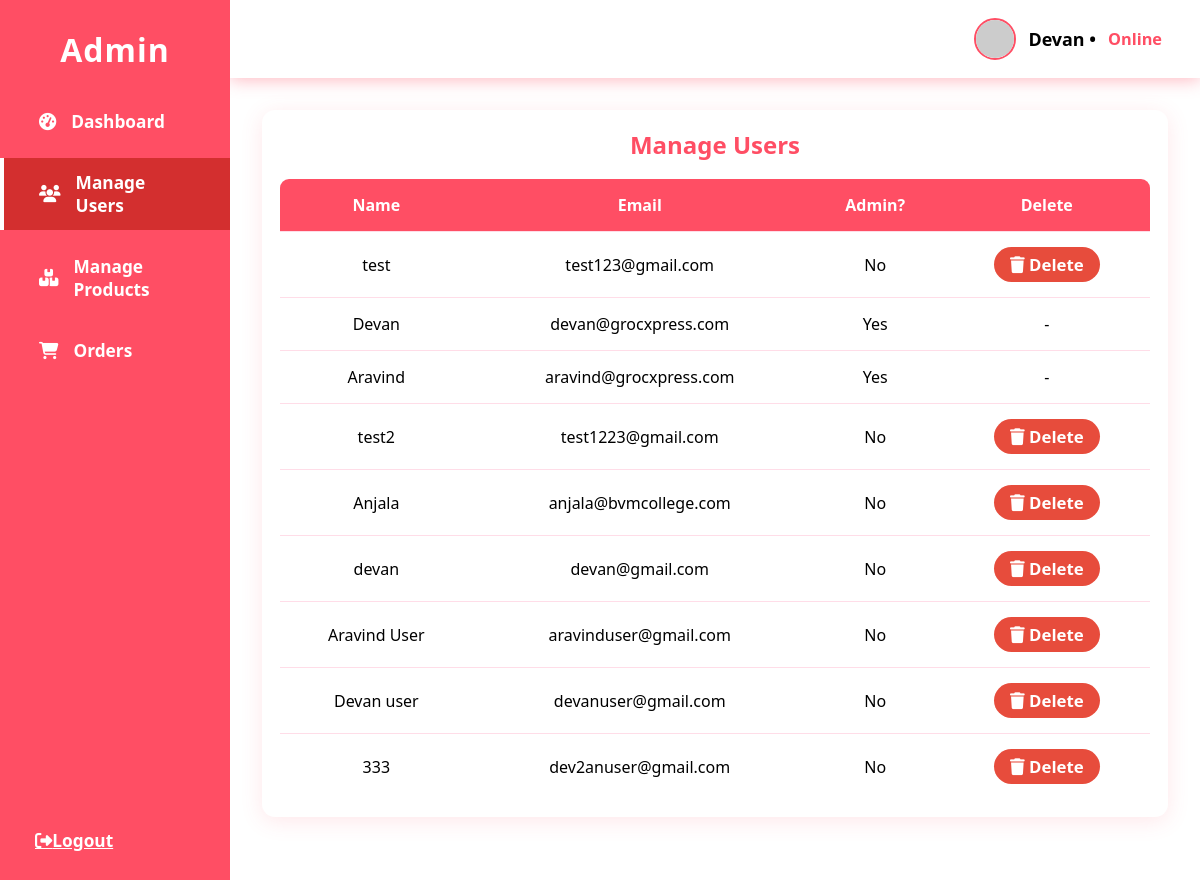
Page /admin/manage_users.php (signed in) on the committed database.
### tables this page shows
CREATE TABLE `users` (
  `user_id` int(11) NOT NULL,
  `name` varchar(100) DEFAULT NULL,
  `email` varchar(100) DEFAULT NULL,
  `phone` varchar(15) DEFAULT NULL,
  `password` varchar(255) DEFAULT NULL,
  `is_admin` tinyint(4) DEFAULT 0,
  `role` varchar(20) NOT NULL DEFAULT 'user',
  `profile_image` varchar(255) DEFAULT NULL,
  `gender` varchar(10) DEFAULT NULL,
  `dob` date DEFAULT NULL,
  `address` varchar(255) DEFAULT NULL,
  `city` varchar(55) DEFAULT NULL,
  `state` varchar(55) DEFAULT NULL,
  `pin` varchar(10) DEFAULT NULL
);

### admin/manage_users.php (the view, shortened to what this page needs)
<?php
include "../includes/db_connect.php";
$users = mysqli_query($conn, "SELECT * FROM users");
$admin_name = $_SESSION['admin_name'] ?? "Admin";
?>
<!DOCTYPE html>
<html lang="en">
<head>
    <link rel="stylesheet" href="https://cdnjs.cloudflare.com/ajax/libs/font-awesome/6.4.0/css/all.min.css">
    <link rel="stylesheet" href="/GrocXpress/assets/style.css">
</head>
<body>
<div class="admin-container">
    <aside class="sidebar">
        <h2>Admin</h2>
        <nav class="side-nav">
            <a href="admin_dashboard.php"><i class="fas fa-tachometer-alt"></i> Dashboard</a>
            <a class="active" href="manage_users.php"><i class="fas fa-users"></i> Manage Users</a>
            <a href="manage_products.php"><i class="fas fa-boxes"></i> Manage Products</a>
            <a href="orderlist.php"><i class="fas fa-shopping-cart"></i> Orders</a>
        </nav>
        <div class="side-bottom">
            <a href="../logout.php"><i class="fas fa-sign-out-alt"></i> Logout</a>
        </div>
    </aside>
    <main class="main">
        <div class="topbar">
            <div class="admin-profile">
                <img src="https://ui-avatars.com/api/?name=<?php echo urlencode($admin_name); ?>" alt="Profile" />
                <?php echo htmlspecialchars($admin_name); ?> &bull; <span style="color:#ff4e64;font-size:.91em;">Online</span>
            </div>
        </div>
        <div class="main-content">
            <div class="user-table-cont">
                <h2>Manage Users</h2>
                <table>
                    <tr>
                        <th>Name</th>
                        <th>Email</th>
                        <th>Admin?</th>
                        <th>Delete</th>
                    </tr>
                    <?php while($u = mysqli_fetch_assoc($users)): ?>
                    <tr>
                        <td><?= htmlspecialchars($u['name']) ?></td>
                        <td><?= htmlspecialchars($u['email']) ?></td>
                        <td><?= $u['is_admin'] ? "Yes" : "No"; ?></td>
                        <td>
                            <?php
                            if ($u['is_admin']) {
                                echo "-";
                            } else {
                                echo '<a href="manage_users.php?delete='.$u['user_id'].'" class="del-btn" onclick="return confirm(\'Delete this user?\')"><i class="fas fa-trash"></i> Delete</a>';
                            }
                            ?>
                        </td>
                    </tr>
                    <?php endwhile; ?>
                </table>
            </div>
        </div>
    </main>
</div>
</body>
</html>

### assets/style.css (style rules this page uses)
body { margin: 0; padding: 0; font-family: Arial, Helvetica, sans-serif; background: var(--bg); }
:root { --bg: #ffffff; --panel: #ffffff; --text: #333333; --muted: #6c757d; --accent: #007bff; --accent-2: #0056b3; --card-shadow: 0 4px 28px 0 rgba(0,123,255,0.1); --btn-bg: linear-gradient(135deg, #007bff, #0056b3); }

### admin/manage_users.php (style rules this page uses)
:root { --side-bg: #ff4e64; --side-hover: #d32f2f; --main-bg: #fff; --box-bg: #fff; --accent: #ff4e64; --accent-dark: #d32f2f; --text: #181518; --danger: #e74c3c; }
body { margin: 0; font-family: 'Segoe UI', Arial, sans-serif; background: var(--main-bg); }
.admin-container { display: flex; }
.sidebar { width: 230px; background: var(--side-bg); min-height: 100vh; color: #fff; position: sticky; top: 0; display: flex; flex-direction: column; align-items: stretch; }
.sidebar h2 { font-size: 2rem; text-align: center; margin: 28px 0 26px 0; font-weight: 700; letter-spacing:.03em; }
.side-nav { flex: 1; display: flex; flex-direction: column; gap: 12px; }
.side-nav a { color: #fff; text-decoration: none; padding: 13px 35px; font-size: 1.08rem; font-weight: 600; display: flex; align-items: center; gap: 15px; border-left: 4px solid transparent; transition: background .14s, border .18s, color .18s; }
.side-nav a:hover, .side-nav a.active { background: var(--side-hover); border-left: 4px solid #fff; color: #fff; }
.side-bottom { margin-top: auto; padding-bottom: 20px; }
.logout-btn, .side-bottom a { display: flex; align-items: center; color: #fff; padding: 13px 35px; font-size: 1.08rem; font-weight: 600; border-left: 4px solid transparent; background: none; border: none; width: 100%; text-align: left; cursor: pointer; transition: background .14s, border .18s, color .18s; }
.main { flex: 1; background: var(--main-bg); min-height: 100vh; padding-bottom: 36px; }
.topbar { background: #fff; box-shadow: 0 2px 16px #ff4e6465; display: flex; justify-content: flex-end; align-items: center; padding: 18px 38px; font-weight: 600; font-size: 1.12rem; }
.admin-profile { display: flex; align-items: center; gap: 12px; }
.admin-profile img { width: 38px; height: 38px; border-radius: 50%; object-fit: cover; border:2px solid var(--accent); }
.main-content { padding: 32px; }
.user-table-cont { background: #fff; border-radius: 13px; padding: 18px; box-shadow: 0 4px 22px #ff4e6422; margin:0 auto; max-width:900px; }
.main-content h2 { margin:0 0 18px 0; color: var(--accent); text-align: center; }
table { width: 100%; border-collapse: collapse; background: #fff; border-radius: 9px; overflow: hidden; margin-top: 10px; }
th, td { padding: 15px; text-align: center; border-bottom: 1px solid #ffdde8; }
th { background: var(--accent); color: #fff; font-weight:600; font-size: 1rem; }
tr:last-child td { border-bottom: none; }
.del-btn { color: #fff; background: var(--danger); border: none; border-radius: 18px; font-size: 1.05rem; font-weight: 600; padding: 6px 16px; text-decoration: none; cursor: pointer; display:inline-block; }

### rows in the picture
users: name "test", email "test123@gmail.com", is_admin "No"
users: name "Devan", email "devan@grocxpress.com", is_admin "Yes"
users: name "Aravind", email "aravind@grocxpress.com", is_admin "Yes"
users: name "test2", email "test1223@gmail.com", is_admin "No"
users: name "Anjala", email "anjala@bvmcollege.com", is_admin "No"
users: name "devan", email "devan@gmail.com", is_admin "No"
users: name "Aravind User", email "aravinduser@gmail.com", is_admin "No"
users: name "Devan user", email "devanuser@gmail.com", is_admin "No"
users: name "333", email "dev2anuser@gmail.com", is_admin "No"

### other values in the picture
$admin_name "Devan"
